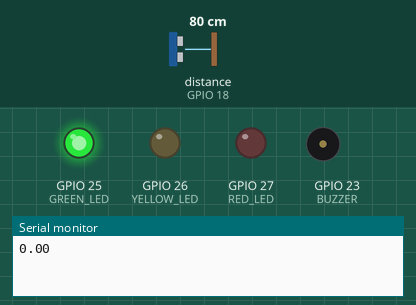
Recording of a sketch running on a simulated ESP32. Parts: output pins drawn as LEDs (lit = HIGH), buzzer (waves = sounding), the last lines printed to the serial monitor. Wiring (inferred from the names in the program): ultrasonic range finder: trigger GPIO 5; echo GPIO 18. The test bench sets the inputs (shaded band); at power-on: distance to the obstacle (sensor on GPIO 18) 80 cm. The echo pulse lasts 58.3 µs per cm; WiFi joins after 1.5 s; servers stay silent unless stated; web services answer with replies made up by the test bench; pins used as bus, display or sensor lines are not drawn.

Above: at 3.2 s.
3.3 s: distance to the obstacle (sensor on GPIO 18) set to 27 cm
17.3 s: distance to the obstacle (sensor on GPIO 18) set to 22 cm
28.7 s: distance to the obstacle (sensor on GPIO 18) set to 10 cm
At 33.5 s:
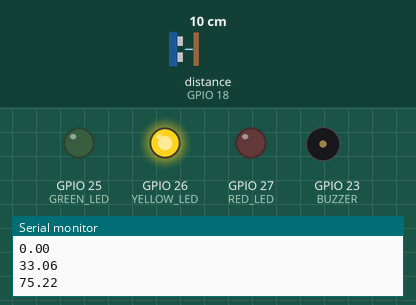
40.1 s: distance to the obstacle (sensor on GPIO 18) set to 7 cm
At 48.4 s:
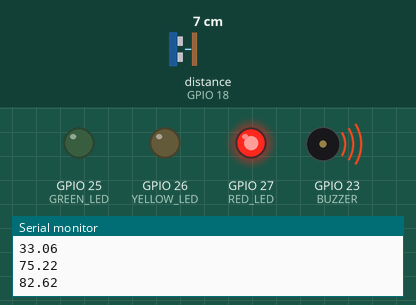
At 49.5 s:
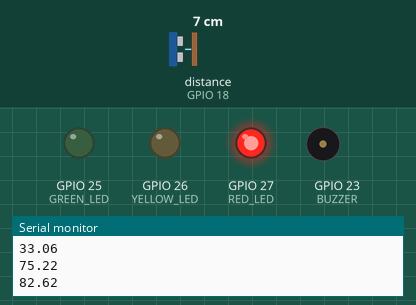
Timing chart, 0 to 51.0 s (numbered marks = the images above; inputs shaded):
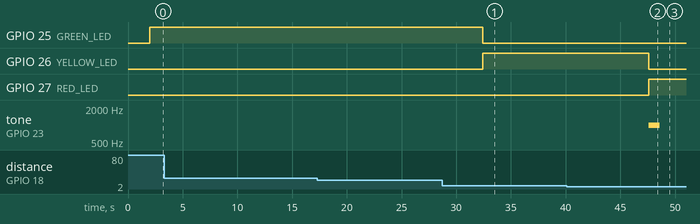

Measured:
- the behaviour switches between 9 and 8 cm on distance to the obstacle (sensor on GPIO 18) (found by bisection; images 1 and 2)
- after the input at 17.3 s, every drawn part: stays the same
- after the input at 40.1 s, GPIO 26 (YELLOW_LED): HIGH → LOW after 7.5 s; GPIO 27 (RED_LED): LOW → HIGH after 7.5 s; tone on GPIO 23 (BUZZER): silent → 1000 Hz after 7.5 s, → silent 1.0 s later

The sketch:

smart_bin_esp32.ino
```cpp
#include <WiFi.h>
#include <HTTPClient.h>

const char* ssid = "YOUR_WIFI";
const char* password = "YOUR_PASSWORD";

String apiKey = "YOUR_THINGSPEAK_KEY";

#define TRIG 5
#define ECHO 18

#define BUZZER 23

#define GREEN_LED 25
#define YELLOW_LED 26
#define RED_LED 27

float binHeight = 40.0;

void setup() {

Serial.begin(115200);

pinMode(TRIG, OUTPUT);
pinMode(ECHO, INPUT);

pinMode(BUZZER, OUTPUT);

pinMode(GREEN_LED, OUTPUT);
pinMode(YELLOW_LED, OUTPUT);
pinMode(RED_LED, OUTPUT);

WiFi.begin(ssid,password);

while(WiFi.status()!=WL_CONNECTED){
delay(1000);
}

}

float getDistance(){

digitalWrite(TRIG,LOW);
delayMicroseconds(2);

digitalWrite(TRIG,HIGH);
delayMicroseconds(10);
digitalWrite(TRIG,LOW);

long duration = pulseIn(ECHO,HIGH);

float distance = duration * 0.034 / 2;

return distance;
}

void loop(){

float distance = getDistance();

float fillPercent =
((binHeight-distance)/binHeight)*100;

if(fillPercent<0)
fillPercent=0;

if(fillPercent>100)
fillPercent=100;

String status;

digitalWrite(GREEN_LED,LOW);
digitalWrite(YELLOW_LED,LOW);
digitalWrite(RED_LED,LOW);

if(fillPercent<40){

status="EMPTY";
digitalWrite(GREEN_LED,HIGH);

}
else if(fillPercent<80){

status="HALF FULL";
digitalWrite(YELLOW_LED,HIGH);

}
else{

status="FULL";

digitalWrite(RED_LED,HIGH);

tone(BUZZER,1000,1000);

}

Serial.println(fillPercent);

if(WiFi.status()==WL_CONNECTED){

HTTPClient http;

String url =
"http://api.thingspeak.com/update?api_key="
+ apiKey +
"&field1=" + String(distance) +
"&field2=" + String(fillPercent);

http.begin(url);
http.GET();
http.end();

}

delay(15000);

}
```
